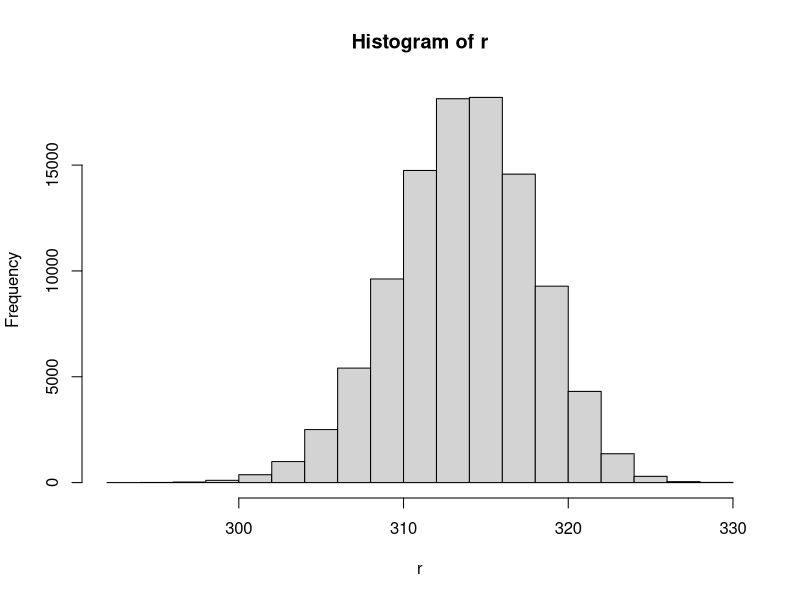
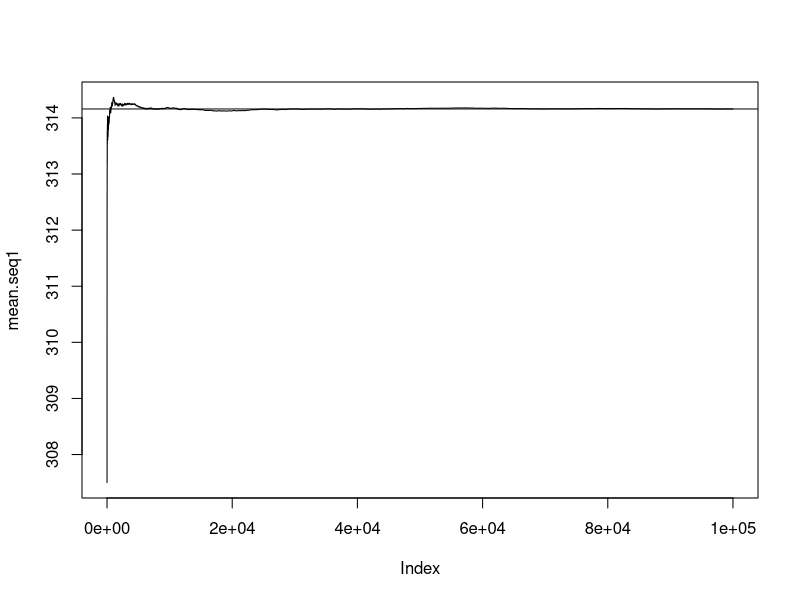
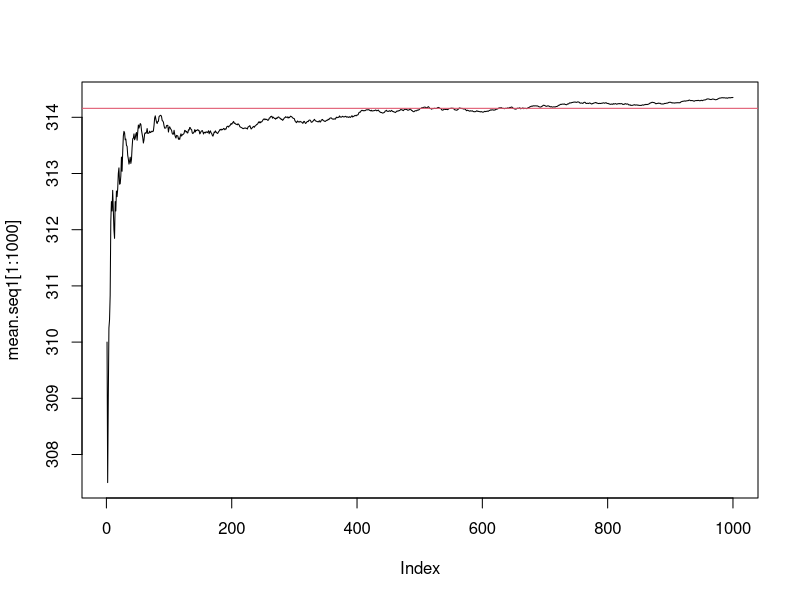
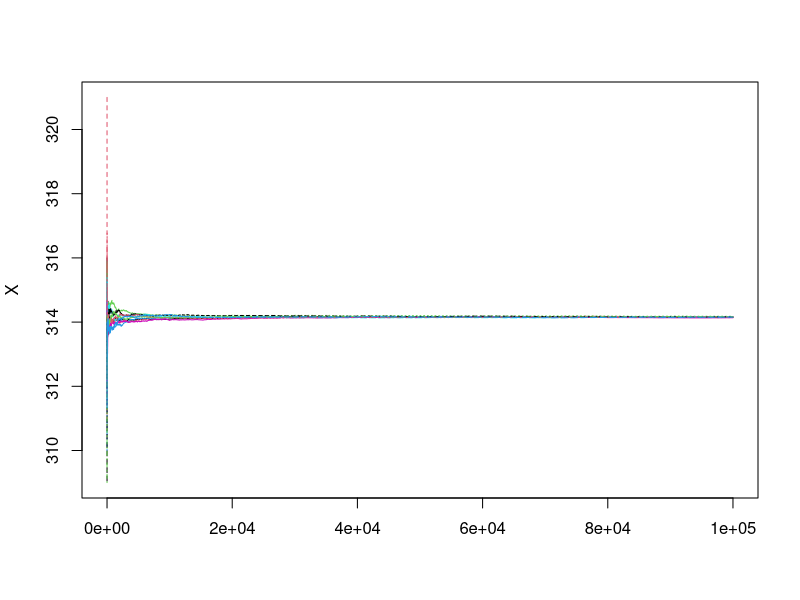
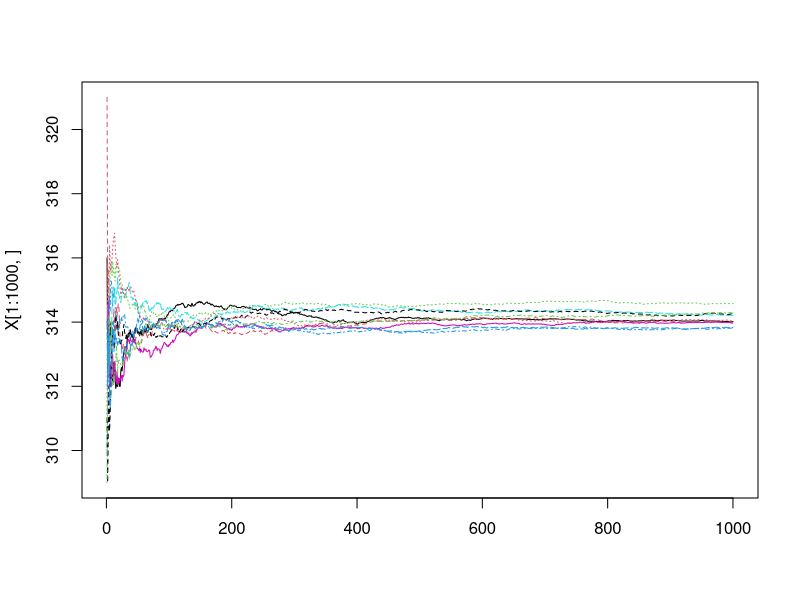
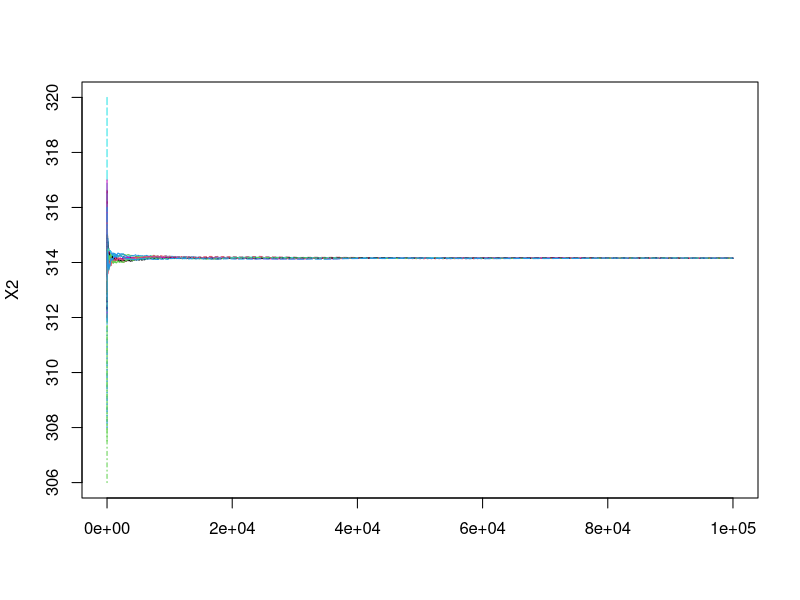
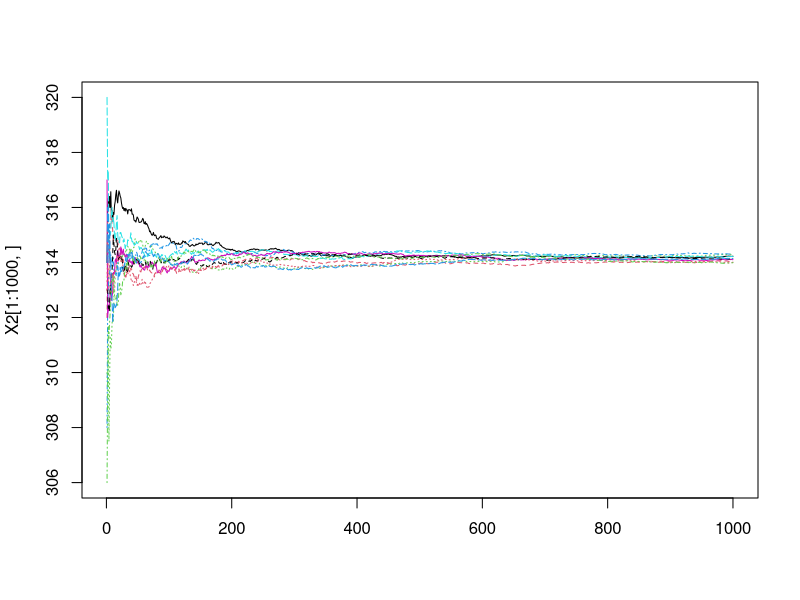
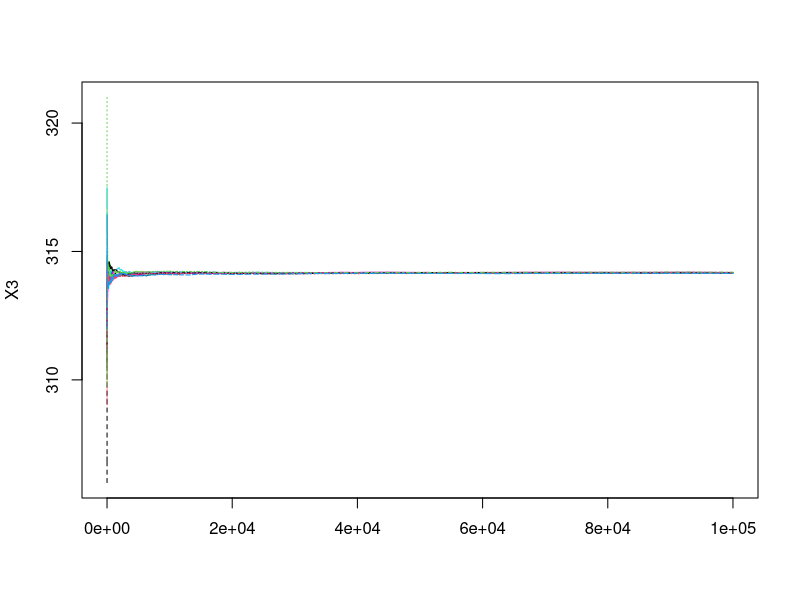

Recreate these plots in R, in order.
## ---- chunk 1
knitr::opts_chunk$set(echo = TRUE)
## ---- chunk 2
my.mean <- function(x){
  sum(x)/length(x)
}
my.mean(1:10)
## ---- chunk 3
a <- pi * 10^2
p <- runif(1)
n <- ceiling(a/p)
p <- a/n
r <- rbinom(100000,n,p)
## ---- chunk 4
hist(r)
## ---- chunk 5
mean(r)
pi * 10^2
## ---- chunk 6
mean.seq1 <- rep(0,100000)
for(i in 1:100000){
  mean.seq1[i] <- mean(r[1:i])
}
mean.seq2 <- cumsum(r)/(1:100000)
## ---- chunk 7
plot(mean.seq1,type="l")
abline(h=pi*10^2)
plot(mean.seq1[1:1000],type="l")
abline(h=pi*10^2,col=2)
## ---- chunk 8
X <- matrix(0,100000,10)
for(i in 1:10){
  r <- rbinom(100000,n,p)
  X[,i] <- cumsum(r)/(1:100000)
}
## ---- chunk 9
matplot(X,type="l")
matplot(X[1:1000,],type="l")
## ---- chunk 10
X2 <- matrix(0,100000,10)
for(i in 1:10){
  X2[,i] <- cumsum(sample(r))/(1:100000)
}
matplot(X2,type="l")
matplot(X2[1:1000,],type="l")
## ---- chunk 11
R <- matrix(rbinom(100000 * 10,n,p),ncol=10)
tmp.fx <- function(x){
  cumsum(x)/(1:length(x))
}
X3 <- apply(R,2,tmp.fx)
matplot(X3,type="l")
matplot(X3[1:1000,],type="l")
